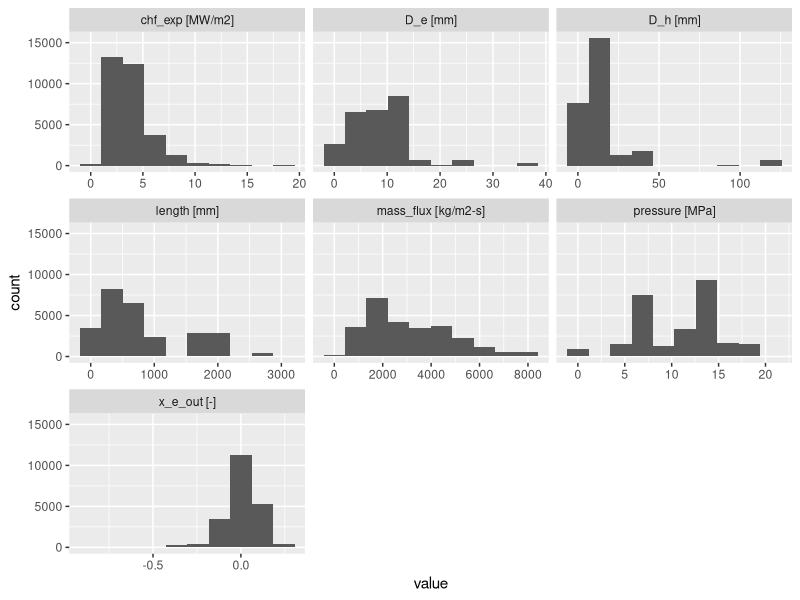
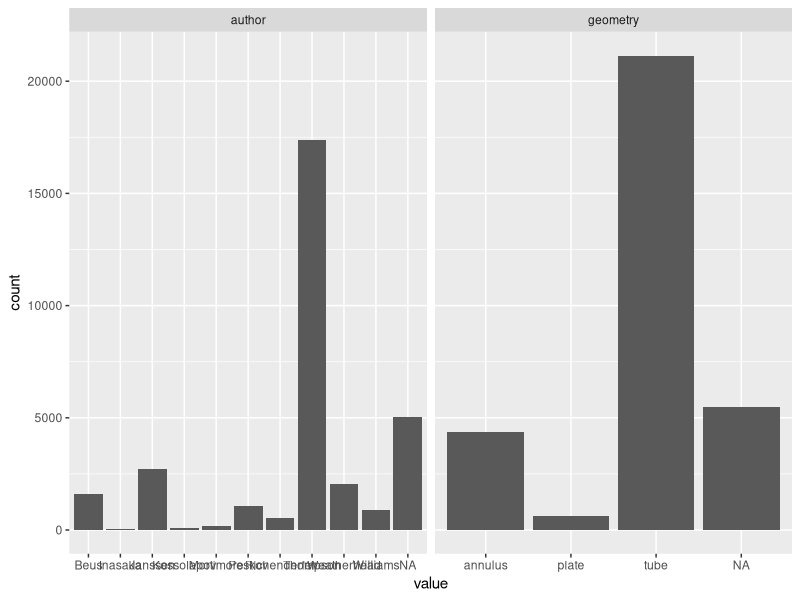

Recreate these plots in R, in order.

setwd('D:/Projects/PlaygroundSeries Season 3, Episode 15/Data')
library(tidyverse)

data <- read_csv('data.csv',col_types = 'iffddddddd')

summary(data$geometry)

ggplot(gather(subset(data,select = -c(id,author,geometry))),aes(value)) + geom_histogram(bins = 10) + facet_wrap(~key,scales='free_x')

ggplot(gather(subset(data,select = c(author,geometry))),aes(value)) + geom_histogram(stat = 'count') + facet_wrap(~key,scales='free_x')
